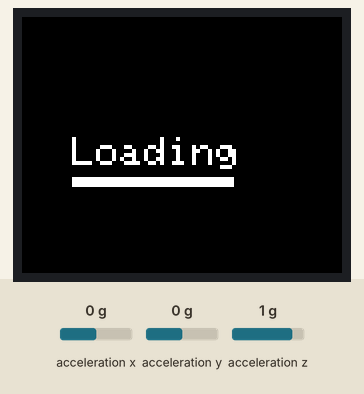
Recording of a sketch running on a simulated Arduino Uno, built with avr-gcc and run on an emulated ATmega328P. On the bench: 160×128 colour display. Wiring (inferred from the names in the program): ADXL345 accelerometer at I2C address 0x53. The test bench sets the inputs (shaded band); at power-on: acceleration z 1 g, acceleration x 0 g, acceleration y 0 g. Random numbers use the default seed unless the sketch sets one; what the sketch prints to the serial monitor is not drawn. At 11.4 s the program stops and its outputs stay as they are.

Above: at 2.8 s.
At 5.9 s:
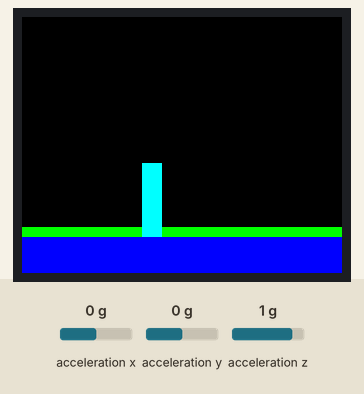
6.0 s: acceleration z set to -1.4 g
At 8.7 s:
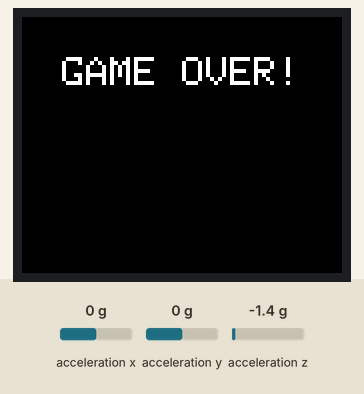
At 11.9 s:
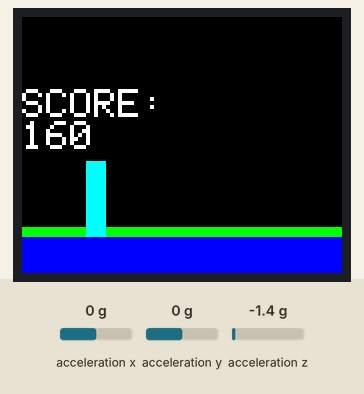
Timing chart, 0 to 12.9 s (numbered marks = the images above; inputs shaded):
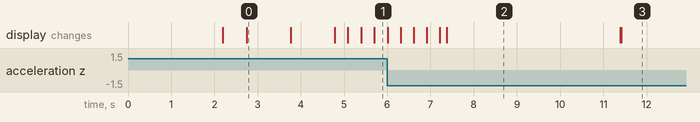

The sketch:

gc_robotics.ino
```cpp
#include <SPI.h>
#include <Adafruit_GFX.h>
#include <Adafruit_ST7735.h>
#include<Wire.h>
#include "marioblack.h"


#define __CS 10
#define __DC 9
#define __RST 12
Adafruit_ST7735 tft = Adafruit_ST7735(__CS, __DC,__RST);
// Color definitions
#define	BLACK   0x0000
#define	RED     0x001F
#define	BLUE    0xF800
#define	GREEN   0x07E0
#define CYAN    0x07FF
#define MAGENTA 0xF81F
#define YELLOW  0xFFE0
#define WHITE   0xFFFF
//const int buttonPin = 7;
//int buttonState = 0;

const int charwi = 10;
const int charhi = 10;
const int platwi = 240;
const int plathi = 40;
const int platY = 110;
const int minobs = 30;
const int maxobs = 40;
const int obswi= 10;
const int obspace = 100;
const int obscount = 3;
const int obspeed = 3;
const int humphi = 100;
int charX = 20;
int charY = 70;
int charYSpeed = 0;
int platX = 0;
int platSpeed = 4;
int obstacleX[obscount];
int obstacleY[obscount];
int ADXL345 = 0X53;
int y_out;
int x_out;
int z_out;


#define TFTW            128     // screen width
#define TFTH            160     // screen height
#define TFTW2            64     // half screen width
#define TFTH2            80     // half screen height
int check=0;
int num=0;
int score=0;

void setup()
{
    tft.initR(INITR_BLACKTAB);


tft.fillScreen(BLACK);
    tft.setRotation(3);
  tft.fillRect(10, TFTH2 - 20, TFTW-20, 1, WHITE);
  tft.fillRect(10, TFTH2 + 32, TFTW-20, 1, WHITE);
  tft.setTextColor(WHITE);
  tft.setTextSize(3);
  // half width - num char * char width in pixels
  tft.setCursor( TFTW2-(6*9), TFTH2 - 16);
  tft.println("BTECH");
  tft.setTextSize(3);
  tft.setCursor( TFTW2-(6*9), TFTH2 + 8);
  tft.println("-SAGA-");
  tft.setTextSize(0);
  tft.setCursor( 10, TFTH2 - 28);
  tft.setCursor( TFTW2 - (12*3) - 1, TFTH2 + 34);
  tft.println("Let's Go!!!");
  delay(2000);
  tft.fillScreen(BLACK);
  tft.setCursor(25, 60);
  tft.setTextColor(WHITE);
  tft.setTextSize(2);


  tft.print("Loading");
  delay(500);
  float i;
  for( i= 0; i<82; i=i+0.5){
  tft.fillRect(25,80,i,5,WHITE);
}
delay(1000);

  tft.fillScreen(BLACK);
    tft.setRotation(3);


    for (int i = 0; i < obscount; i++)
    {
        obstacleX[i] = platwi + i * obspace;
        obstacleY[i] = platY - random(minobs, maxobs);
    }
Serial.begin(9600);
Wire.begin();
Wire.beginTransmission(ADXL345);
Wire.write(0X2D);
Wire.write(8);
Wire.endTransmission();
delay(1000);


}

void loop()
{

score=score+1;

Wire.beginTransmission(ADXL345);
Wire.write(0X32);
Wire.endTransmission(false);
Wire.requestFrom(ADXL345,6,true);
x_out = (Wire.read()|Wire.read()<<8);
y_out = (Wire.read()|Wire.read()<<8);
z_out = (Wire.read()|Wire.read()<<8);


//y_out = (Wire.read()|Wire.read()<<8);
tft.fillRect(0,0,128,60,BLACK);
Serial.println(z_out);
    //tft.fillRect(charX, charY, charwi, charhi,BLACK);
    for (int i = 0; i < obscount; i++)
    {
        tft.fillRect(obstacleX[i], obstacleY[i], obswi, platY - obstacleY[i],BLACK);

    }

    platX += platSpeed;
    if (platX < 0 || platX + platwi > tft.width())
    {
        platSpeed = -platSpeed;
    }

    for (int i = 0; i < obscount; i++)
    {
        obstacleX[i] = obstacleX[i] - obspeed;
        if (obstacleX[i] + obswi< 0)
        {

                            obstacleX[i] = tft.width() + obspace;
            obstacleY[i] = platY - random(minobs, maxobs);
        }
    }


    if ((z_out>3) )
    {
     charYSpeed = -2;

    charY += charYSpeed;
    charYSpeed++;

//charY=charY-(y_out/100);
    }


    if (charY<10)
    {
      for(int i=1;i<65;i++){
        charY=charY+1;


        charYSpeed = 0;
      }
    }
    if (charY > platY)
    {
        charY = platY - 20;
        charYSpeed = 0;
    }
    tft.fillRect(platX,105,platwi,5,GREEN);
    tft.fillRect(platX, platY, platwi, plathi,RED);


    tft.drawBitmap(charX,charY,mario,19,30,WHITE);
tft.drawBitmap(charX,charY,mario,19,30,WHITE);
    //delay(50);
    tft.drawBitmap(charX,charY,mario,19,30,BLACK);

    for (int i = 0; i < obscount; i++)
    {
        tft.fillRect(obstacleX[i], obstacleY[i], obswi, platY - obstacleY[i],CYAN);


        if(check==1){
          tft.println("SCORE:");
          tft.print(score);

            while(1){

          }
        }


       }
       int i;
if((obstacleX[i]==charX+15)||(obstacleY[i]==charY)){
        check=1;

        tft.fillScreen(BLACK);
        tft.setTextColor(WHITE);
        tft.setTextSize(2);

        //tft.setCursor( TFTW2 - (9*6), TFTH2-20 );
        tft.setCursor(20,20);
        tft.println("GAME OVER!");
        delay(4000);
        tft.fillScreen(BLACK);


                  }


        }
```

Source omitted: marioblack.h (data table, 790 bytes)

Measured:
- what the display in image 0 shows lasts 1.1 s, from 2.7 s to 3.8 s
- what the display in image 2 shows lasts 4.0 s, from 7.4 s to 11.4 s
